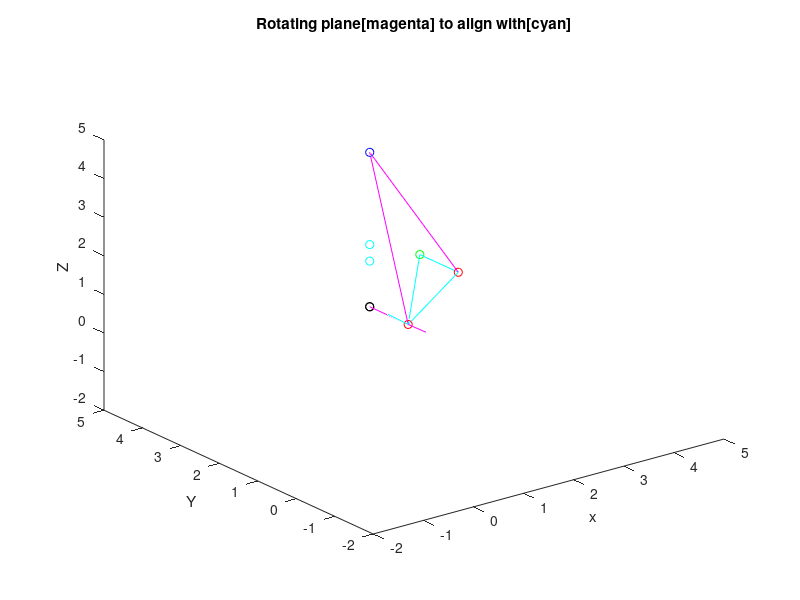

This figure's MATLAB source:
clear all;

% Creating four points
point1 = [1 1 1];
point2 = [2 1 2];
point3 = [2 2 2];
% point4 = [1 2 1];
point4 = [1 2 5];

% Plotting 4 points
figure;
plot3(point1(1),point1(2),point1(3),'or');
hold on;
plot3(point2(1),point2(2),point2(3),'or');
plot3(point3(1),point3(2),point3(3),'og');
plot3(point4(1),point4(2),point4(3),'ob');

xlabel(' x ');
ylabel(' Y ');
zlabel(' Z ');
xlim([-2 5])
ylim([-2 5])
zlim([-2 5])

run_transform = true;

if run_transform
    % orienting the point 4 in same plane as other 3 points

    % Plane 1 = 1,2,3
    % Creating vector between points 1 and 2
    vec12 = point2 - point1;
    vec12_p = [point1; point1+vec12];
    vec12_UV = vec12./vecnorm(vec12);
    plot3(vec12_p(:,1),vec12_p(:,2),vec12_p(:,3),'c', 'LineWidth',0.5);

    % Creating vector between points 1 and 3
    vec13 = point3 - point1;
    vec13_p = [point1; point1+vec13];
    vec13_UV = vec13./vecnorm(vec13);
    plot3(vec13_p(:,1),vec13_p(:,2),vec13_p(:,3),'c', 'LineWidth',0.5);

    % Creating vector between points 2 and 3
    vec23 = point3 - point2;
    vec23_p = [point2; point2+vec23];
    vec23_UV = vec23./vecnorm(vec23);
    plot3(vec23_p(:,1),vec23_p(:,2),vec23_p(:,3),'c', 'LineWidth',0.5);


    % Plane 2 = 1,2,4

    % Creating vector between points 1 and 4
    vec14 = point4 - point1;
    vec14_p = [point1; point1+vec14];
    vec14_UV = vec14./vecnorm(vec14);
    plot3(vec14_p(:,1),vec14_p(:,2),vec14_p(:,3),'m', 'LineWidth',0.5);


    % computing new axis perpendicular to the elevated plane
    ih2 = cross(vec12_UV, vec14_UV);
    ih2_UV = ih2./vecnorm(ih2);
    vec1i2_p = [point1; point1+ih2];
    plot3(vec1i2_p(:,1),vec1i2_p(:,2),vec1i2_p(:,3),'m', 'LineWidth',0.5)
    
     % computing new axis perpendicular to the desired plane
    ih = cross(vec12_UV, vec13_UV);
    ih_UV = ih./vecnorm(ih);
    vec1i_p = [point1; point1+ih];
    plot3(vec1i_p(:,1),vec1i_p(:,2),vec1i_p(:,3),'c', 'LineWidth',0.5)

    % Creating vector between points 2 and 4
    vec24 = point4 - point2;
    vec24_p = [point2; point2+vec24];
    vec24_UV = vec24./vecnorm(vec24);
    plot3(vec24_p(:,1),vec24_p(:,2),vec24_p(:,3),'m', 'LineWidth',0.5);

    title('Rotating plane[magenta] to align with[cyan]')
    pause(5)

    % Computing the required angle of rotation 
    % theta = dot(ih2, vec12_UV);
    % theta = radtodeg(theta);

    % angle between 
    angle3 = atan2(norm(cross(vec14_UV,vec23_UV)), dot(vec14_UV,vec23_UV));

    angle = atan2(norm(cross(ih2_UV,vec12_UV)), dot(ih2_UV,vec12_UV));

    angle2 = atan2(norm(cross(ih2_UV,ih_UV)), dot(ih2_UV,ih_UV));

    % Plotting point after rotating it by angle 
    angle_deg = rad2deg(angle)
    theta =  -1 * angle;

    R_X = [1 0 0; 0 cos(theta) -sin(theta); 0 sin(theta) cos(theta)];
    R_Y = [cos(theta) 0 sin(theta) ; 0 1 0; -sin(theta) 0 cos(theta)];
    R_Z = [cos(theta) -sin(theta) 0; sin(theta) cos(theta) 0; 0 0 1];
    %Post Mul
%     R_XY = [cos(theta) 0 sin(theta); sin(theta)^2 cos(theta) -sin(theta)*cos(theta); cos(theta)*sin(theta) sin(theta) cos(theta)^2];
    %Pre Mul
    R_XY = [cos(theta) sin(theta)^2 cos(theta)*sin(theta);  0 cos(theta) -sin(theta);  -sin(theta) cos(theta)*sin(theta) cos(theta)^2];
    
    % Custom rotation matrix allowing rotation only around Y co-ordinate 
    R_only_Y = [1 0 0 ; 0 1 0; -sin(theta) 0 cos(theta)];
    
    point4_n = R_Y * point4';
    % point4_new = point4+point4_n';
    plot3(point4_n(1),point4_n(2),point4_n(3),'ok');
    
    % Cheating code
    plot3(point4(1),point4(2),point4_n(3),'ok');
    
    % Custom Rotation marix
    point4_n_custom = R_only_Y * point4';
    plot3(point4_n_custom(1),point4_n_custom(2),point4_n_custom(3),'ok');
    
    pt = [point4(1),point4(2),point4_n(3)]
    vec_np = pt - point1;
    vec_np = [point1; point1+vec_np];
    vec_np_UV = vec_np./vecnorm(vec_np);
    plot3(vec_np(:,1),vec_np(:,2),vec_np(:,3),'m', 'LineWidth',0.5);
    

    % ********* Plotting point after rotating it by angle3*************
    angle3_deg = rad2deg(angle3)
    theta =  -1 * angle3;

    R_X = [1 0 0; 0 cos(theta) -sin(theta); 0 sin(theta) cos(theta)];
    R_Y = [cos(theta) 0 sin(theta) ; 0 1 0; -sin(theta) 0 cos(theta)];
    R_Z = [cos(theta) -sin(theta) 0; sin(theta) cos(theta) 0; 0 0 1];
    %Post Mul
%     R_XY = [cos(theta) 0 sin(theta); sin(theta)^2 cos(theta) -sin(theta)*cos(theta); cos(theta)*sin(theta) sin(theta) cos(theta)^2];
    %Pre Mul
    R_XY = [cos(theta) sin(theta)^2 cos(theta)*sin(theta);  0 cos(theta) -sin(theta);  -sin(theta) cos(theta)*sin(theta) cos(theta)^2];
     
    point43_n = R_Y * point4';
    % point43_new = point4+point43_n';
    plot3(point43_n(1),point43_n(2),point43_n(3),'og');
    
    % Cheating code
    plot3(point4(1),point4(2),point43_n(3),'oc');

    % **********Plotting point after rotating it by angle2*****************
    angle2_deg = rad2deg(angle2)
    theta =  -1 * angle2;

    R_X = [1 0 0; 0 cos(theta) -sin(theta); 0 sin(theta) cos(theta)];
    R_Y = [cos(theta) 0 sin(theta) ; 0 1 0; -sin(theta) 0 cos(theta)];
    R_Z = [cos(theta) -sin(theta) 0; sin(theta) cos(theta) 0; 0 0 1];
    %Post Mul
%     R_XY = [cos(theta) 0 sin(theta); sin(theta)^2 cos(theta) -sin(theta)*cos(theta); cos(theta)*sin(theta) sin(theta) cos(theta)^2];
    %Pre Mul
    R_XY = [cos(theta) sin(theta)^2 cos(theta)*sin(theta);  0 cos(theta) -sin(theta);  -sin(theta) cos(theta)*sin(theta) cos(theta)^2];

    point42_n = R_Y * point4';
    % point42_new = point4+point42_n';
    plot3(point42_n(1),point42_n(2),point42_n(3),'oy');
    
     % Cheating code
    plot3(point4(1),point4(2),point42_n(3),'oc');
    
            
   end
